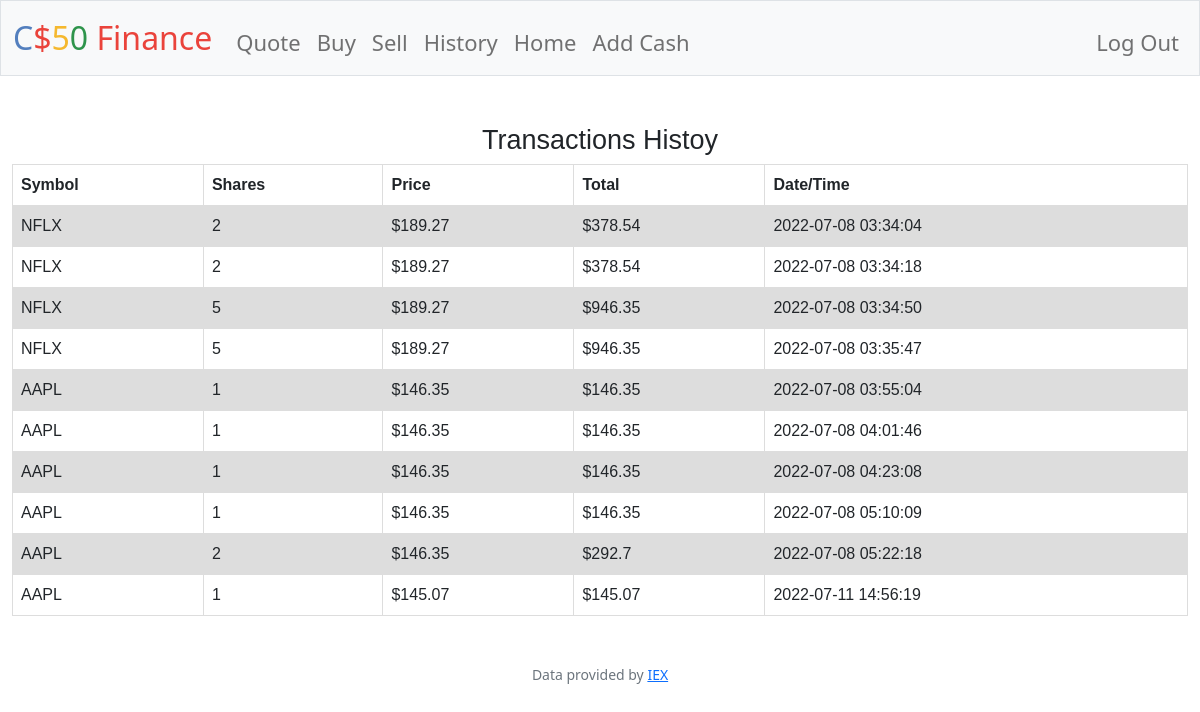
Screenshot of /history (signed in) with the database file from the repository.
### tables this page shows
CREATE TABLE 'purchases' ('id' INTEGER PRIMARY KEY AUTOINCREMENT NOT NULL, 'user_id' INTEGER, 'symbol' TEXT, 'shares' INTEGER, 'price' REAL,'bill' REAL,'date' DATETIME);

### app.py (the view)
@app.route("/history")
@login_required
def history():
    user_id = session["user_id"]
    purchases = db.execute("SELECT symbol, sum(shares) AS shares, price, sum(bill) AS bill, date FROM purchases WHERE user_id = ? GROUP BY id", user_id)
    return render_template("history.html", database = purchases)

### app.py (called while the page is built)
@app.after_request
def after_request(response):
    response.headers["Cache-Control"] = "no-cache, no-store, must-revalidate"
    response.headers["Expires"] = 0
    response.headers["Pragma"] = "no-cache"
    return response

### helpers.py (called while the page is built)
def login_required(f):
    @wraps(f)
    def decorated_function(*args, **kwargs):
        if session.get("user_id") is None:
            return redirect("/login")
        return f(*args, **kwargs)
    return decorated_function

### templates/history.html (shortened to what this page needs)
{% extends "layout.html" %}
{% block main %}
<table>
  <tr>
    <th>Symbol</th>
    <th>Shares</th>
    <th>Price</th>
    <th>Total</th>
    <th>Date/Time</th>
  </tr>
  <h1>Transactions Histoy</h1>
  {% for row in database %}
  <tr>
    <td>{{ row["symbol"] }}</td>
    <td>{{ row["shares"] }}</td>
    <td>${{ row["price"] }}</td>
    <td>${{ row["bill"] }}</td>
    <td>{{ row["date"] }}</td>
  </tr>
  {% endfor %}
</table>
{% endblock %}

### static/styles.css (style rules this page uses)
table { font-family: arial, sans-serif; border-collapse: collapse; width: 100%; }
td, th { border: 1px solid #dddddd; text-align: left; padding: 8px; }
tr:nth-child(even) { background-color: #dddddd; }
h1 { font-family: arial, sans-serif; font-size: 27px; }

### rows the page displays
purchases: symbol "NFLX", shares "2", price "189.27", bill "378.54", date "2022-07-08 03:34:04"
purchases: symbol "NFLX", shares "2", price "189.27", bill "378.54", date "2022-07-08 03:34:18"
purchases: symbol "NFLX", shares "5", price "189.27", bill "946.35", date "2022-07-08 03:34:50"
purchases: symbol "NFLX", shares "5", price "189.27", bill "946.35", date "2022-07-08 03:35:47"
purchases: symbol "AAPL", shares "1", price "146.35", bill "146.35", date "2022-07-08 03:55:04"
purchases: symbol "AAPL", shares "1", price "146.35", bill "146.35", date "2022-07-08 04:01:46"
purchases: symbol "AAPL", shares "1", price "146.35", bill "146.35", date "2022-07-08 04:23:08"
purchases: symbol "AAPL", shares "1", price "146.35", bill "146.35", date "2022-07-08 05:10:09"
purchases: symbol "AAPL", shares "2", price "146.35", bill "292.7", date "2022-07-08 05:22:18"
purchases: symbol "AAPL", shares "1", price "145.07", bill "145.07", date "2022-07-11 14:56:19"
